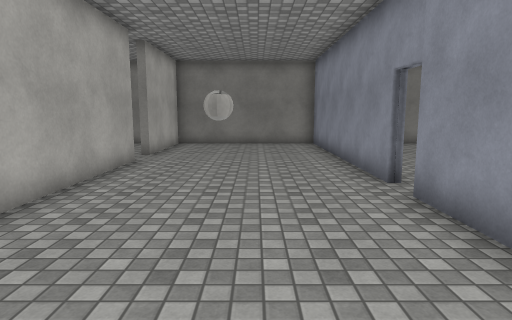
View 1 (above)

12 first-person views from a walk through a Unity game level. The camera is 1.5 m above the floor, tilts 8° down and sees 75° across. The floor is counted in squares, 1 m on a side. Each view is taken from the middle of a square. On the plan, view 1 faces up. The plan holds only what a view shows up to about 15 squares ahead; the rest is blank. The place goes on beyond the plan. Door leaves are left out, so doorways stand open. Surface patterns are stand-ins for the level's own textures.

View 2
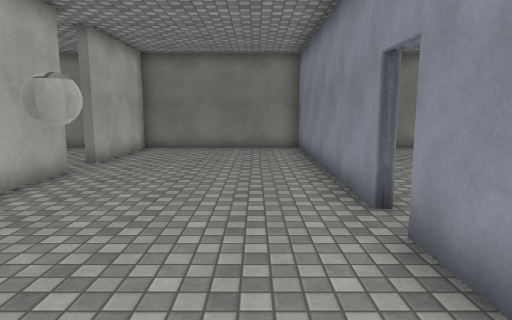

View 3
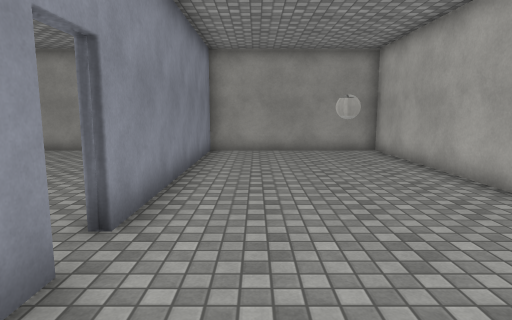

View 4
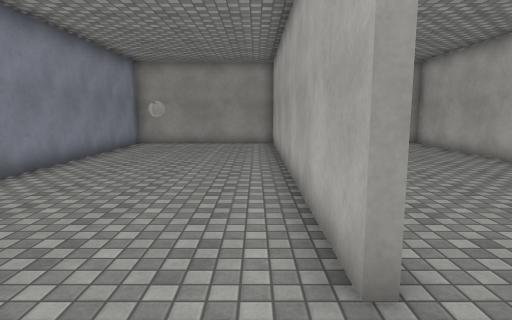

View 5
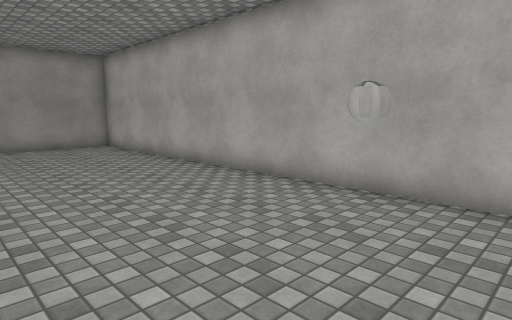

View 6
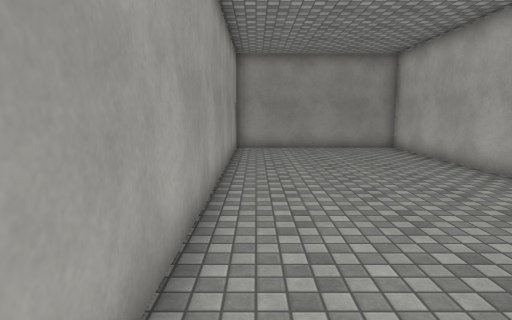

View 7
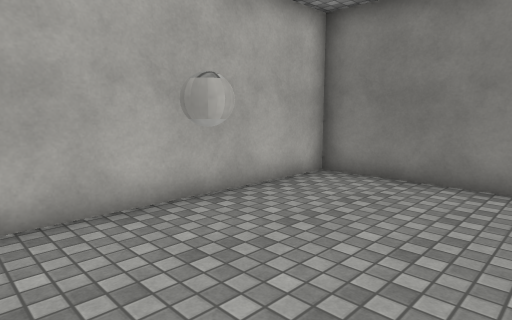

View 8
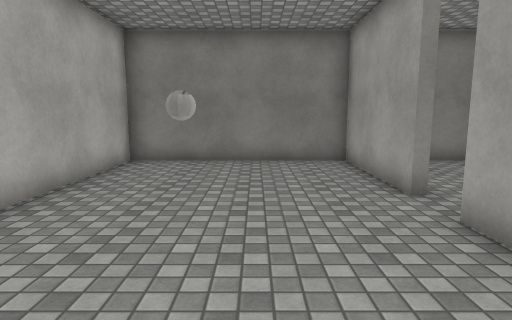

View 9
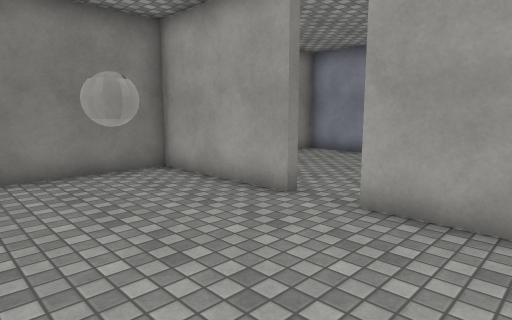

View 10
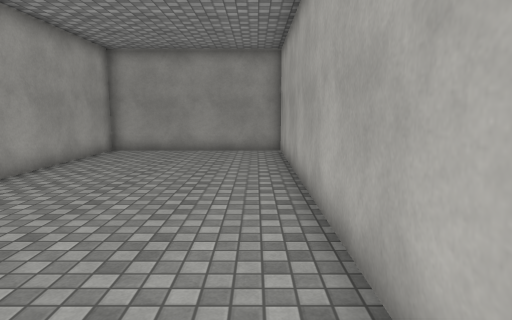

View 11
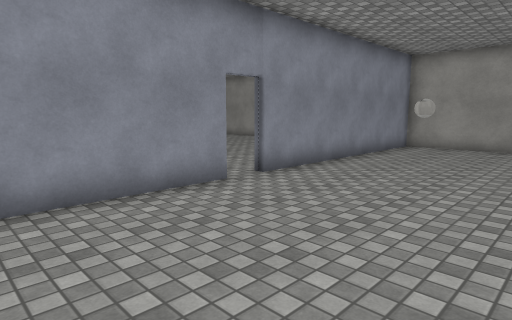

View 12
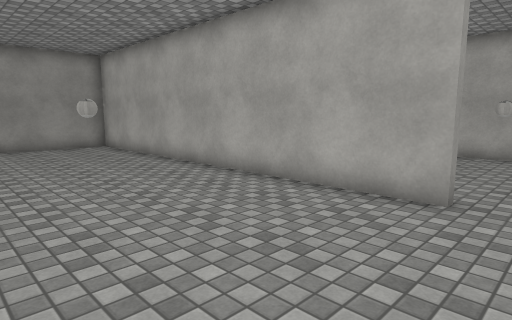

### Floor plan
Ten units are one square. View 1 is at (0, 0); x grows to the right and y downward. Boxes are objects, and circles mark ways between rooms. Rooms are numbered by the first view taken in them; rooms with no view inside come last. Other rooms are left out.
<svg viewBox="-115 -170 148 210">
<path fill="none" stroke="#000" d="M28 -71 28 -165 -39 -165 -39 -120M-39 -105 -39 35 28 35 28 -59M-39 -120 -42 -120 -42 -165 -110 -165 -110 35 -42 35 -42 -105 -39 -105"/>
<rect x="-15" y="-55" width="10" height="10" fill="#bbb"><title>other object</title></rect>
<rect x="-85" y="-115" width="10" height="20" fill="#bbb"><title>other object</title></rect>
<circle cx="-40" cy="-110" r="3" fill="#2a7"/>
<text x="-10" y="-70">1</text>
<text x="-70" y="-70">2</text>
</svg>
Room 1 opens to room 2.

Where each view was taken, in squares from view 1:
view 1: 0 up, 0 right, facing up
view 2: 2 up, 1 right, facing up
view 3: 10 up, 1 right, facing down
view 4: 13 up, 3 left, facing down
view 5: 12 up, 5 left, facing down-left
view 6: 11 up, 5 left, facing down
view 7: 9 up, 6 left, facing up-left
view 8: 6 up, 7 left, facing up
view 9: 8 up, 9 left, facing up-right
view 10: 10 up, 10 left, facing down
view 11: 12 up, 3 left, facing down-right
view 12: 12 up, 2 right, facing down-left
